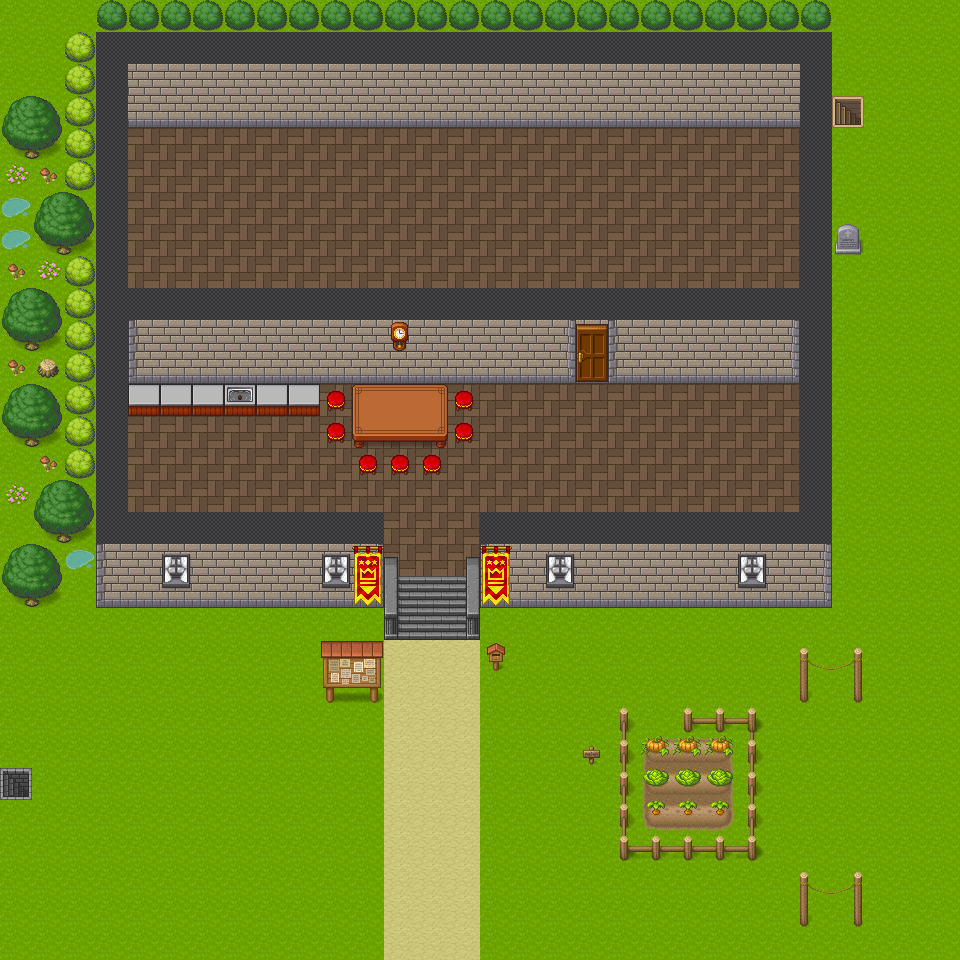

Rendered tile map (Tiled .tmx) drawn with the repository's tilesets; below, a short description and the map source with its tile grids summarised:
An orthogonal 30x30 tile map with 32x32 px tiles, 4 tile layers (sol, murs, meubles, détails).

<map version="1.5" tiledversion="1.6.0" orientation="orthogonal" renderorder="right-down" width="30" height="30" tilewidth="32" tileheight="32" infinite="0" nextlayerid="6" nextobjectid="1">
 <tileset firstgid="1" source="src/assets/Pipoya RPG Tileset 32x32/[Base]BaseChip_pipo.tsx" />
 <layer id="5" name="sol" width="30" height="30">
  <data>[900 cells, 884 non-empty, 4 distinct tile ids]</data>
 </layer>
 <layer id="1" name="murs" width="30" height="30">
  <data>[900 cells, 239 non-empty, 10 distinct tile ids]</data>
 </layer>
 <layer id="4" name="meubles" width="30" height="30">
  <data>[900 cells, 103 non-empty, 53 distinct tile ids]</data>
 </layer>
 <layer id="3" name="détails" width="30" height="30">
  <data>[900 cells, 60 non-empty, 14 distinct tile ids]</data>
 </layer>
 <objectgroup id="2" name="floorlayer" />
</map>
